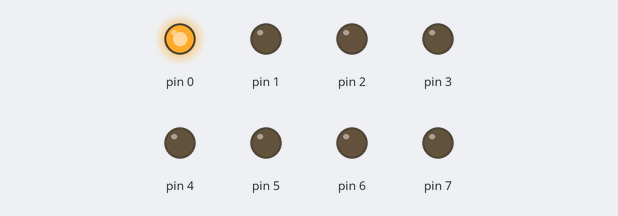
Bench run of a sketch on a simulated Arduino Uno, built with avr-gcc and run on an emulated ATmega328P. On the bench: output pins drawn as LEDs (lit = HIGH).

Above: at 0.12 s.
At 0.62 s:
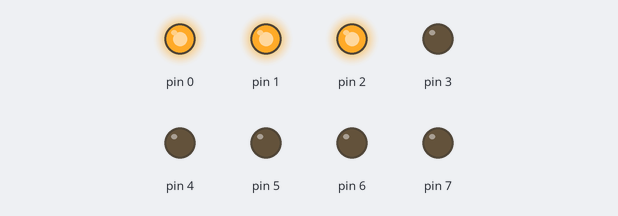
At 1.12 s:
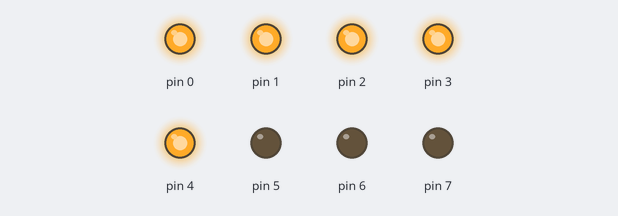
At 2.37 s:
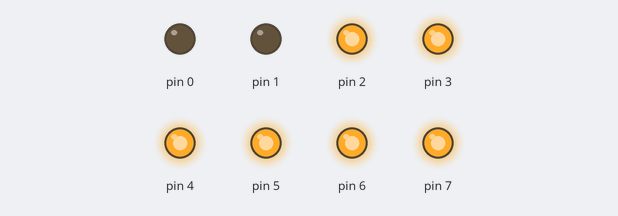
At 3.62 s:
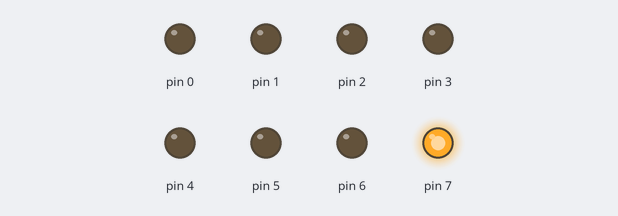
At 4.87 s:
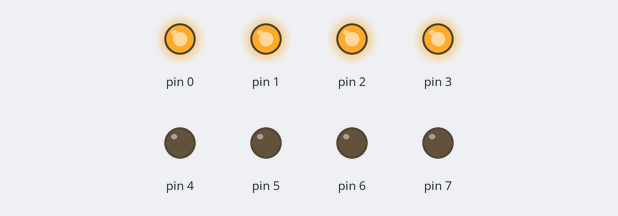
Timing chart, 0 to 5.2 s (numbered marks = the images above):
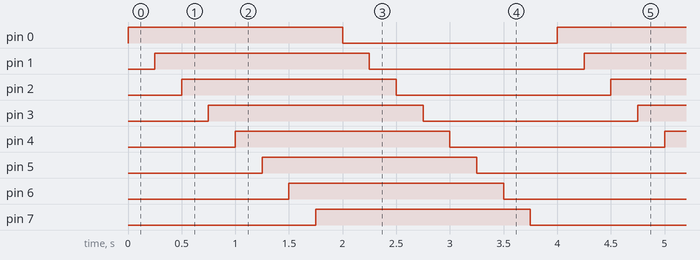

The sketch:

loop-led-effetto.ino
```cpp
#define INIZIO 0
#define FINE 7

void setup() {
  for (int i = INIZIO; i <= FINE; i++) {
  	pinMode(i, OUTPUT);
  }
}

void loop() {
  for (int i = INIZIO; i <= FINE; i++) {
  	digitalWrite(i, HIGH);
    delay(250);
  }

  for (int i = INIZIO; i <= FINE; i++) {
  	digitalWrite(i, LOW);
    delay(250);
  }
}
```

Measured:
- by itself, pin 0–7: alternates HIGH for 2.0 s and LOW for 2.0 s
- by itself, everything shown: repeats every 4.0 s, in 16 steps
